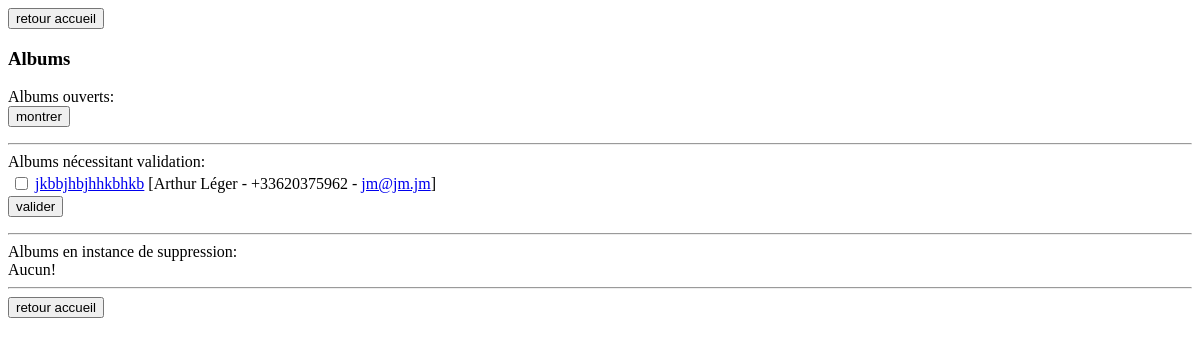
Before: /administration/album.php with the older database file.
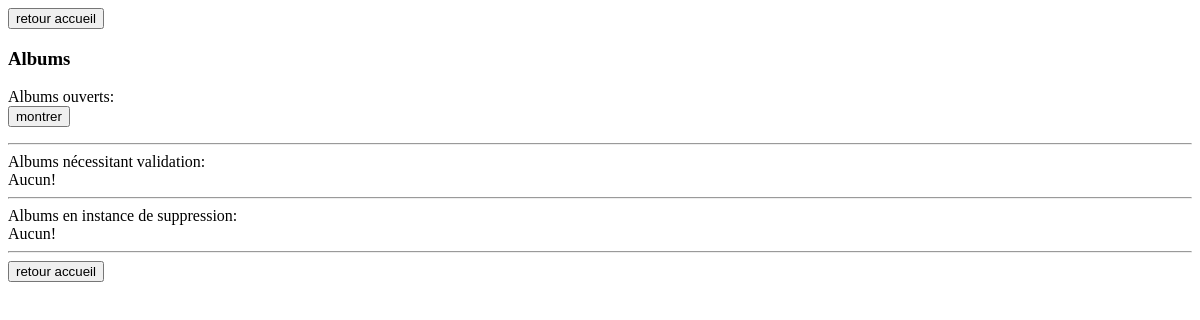
After: the same page with the newer database file.
### tables this page shows
CREATE TABLE IF NOT EXISTS `Album` (
  `albumID` int(10) unsigned NOT NULL auto_increment,
  `nom` varchar(50) NOT NULL default '',
  `isPublique` tinyint(1) NOT NULL,
  `id_photographe` mediumint(8) unsigned NOT NULL,
  `id_evenement` int(10) unsigned default NULL,
  `etat` smallint(5) unsigned NOT NULL default '0',
  `module` enum('a','jl','jm') NOT NULL default 'a',
  `gainTotal` float(7,2) NOT NULL default '0.00',
  `balance` float(7,2) NOT NULL default '0.00',
  `mailing` varchar(5000) NOT NULL default '',
  `date` datetime NOT NULL,
  PRIMARY KEY  (`albumID`),
  KEY `fk_album_photographe` (`id_photographe`),
  KEY `fk_album_evenement` (`id_evenement`)
);

CREATE TABLE IF NOT EXISTS `Adresse` (
  `adresseID` mediumint(8) unsigned NOT NULL auto_increment,
  `nom` varchar(30) NOT NULL default '',
  `prenom` varchar(30) NOT NULL default '',
  `nomRue` varchar(50) NOT NULL default '',
  `complement` varchar(50) NOT NULL default '',
  `ville` varchar(50) NOT NULL default '',
  `codePostal` varchar(5) NOT NULL default '',
  `id_utilisateur` mediumint(8) unsigned NOT NULL,
  PRIMARY KEY  (`adresseID`),
  KEY `fk_adresse_utilisateur` (`id_utilisateur`)
);

CREATE TABLE IF NOT EXISTS `Photographe` (
  `photographeID` mediumint(8) unsigned NOT NULL auto_increment,
  `nomEntreprise` varchar(50) NOT NULL default '',
  `siren` varchar(50) NOT NULL default '',
  `telephone` varchar(20) NOT NULL default '',
  `siteWeb` varchar(50) NOT NULL default '',
  `home` varchar(100) NOT NULL default '',
  `pourcentage` tinyint(3) unsigned NOT NULL default '70',
  `rib_b` varchar(10) NOT NULL default '',
  `rib_g` varchar(10) NOT NULL default '',
  `rib_c` varchar(20) NOT NULL default '',
  `rib_k` varchar(5) NOT NULL default '',
  `bic` varchar(20) NOT NULL default '',
  `iban` varchar(30) NOT NULL default '',
  `id_utilisateur` mediumint(8) unsigned NOT NULL,
  PRIMARY KEY  (`photographeID`),
  KEY `fk_photographe_user` (`id_utilisateur`)
);

CREATE TABLE IF NOT EXISTS `Utilisateur` (
  `utilisateurID` mediumint(8) unsigned NOT NULL auto_increment,
  `email` varchar(50) NOT NULL default '',
  `mdp` varchar(32) NOT NULL default '',
  `actif` tinyint(1) NOT NULL default '0',
  `dateInscription` datetime NOT NULL,
  PRIMARY KEY  (`utilisateurID`),
  UNIQUE KEY `email` (`email`)
);

### administration/album.php (the view, shortened to what the changed rows need)
<?php
$dir_administration_album_php = dirname(__FILE__);
include_once $dir_administration_album_php . "/../classes/modele/Album.class.php";
include $dir_administration_album_php . "/header.php";
?>
<form method="post" action="index.php">
	<input type="submit" value="retour accueil"/>
</form>
<h3>Albums</h3>
Albums ouverts:<br/>
<form target="blank" method="post" action="dispatcher.php">
	<input type="submit" value="montrer"/>
</form>
<hr/>
<span>Albums nécessitant validation:<br/>
<?php
$assocs = Album::getNDerniersAlbumsEtImageEtStringIDEtPhotographeEtEvenementEntreDates(0,NULL,NULL, false, 1);
if($assocs){
?>
<form action="dispatcher.php" method="POST">
	<table>
<?php
	foreach($assocs as $assoc){
		$album = $assoc["Album"];
		$stringid = $assoc['StringID'];
		$photographe = $assoc['Photographe'];
		echo "\t\t" . '<tr><td><input type="checkbox" name="albumID' . $album->getAlbumID() . '" value="albumID' . $album->getAlbumID() . '"/></td><td><a href="../viewalbum.php?al=' . $stringid->getStringID() . '">' . $album->getNom() . '</a></td>';
		echo '<td>[' . $photographe->getAdresse()->getPrenom() . ' ' . $photographe->getAdresse()->getNom() . ' - ' . $photographe->getTelephone() . ' - <a href="mailto:' . $photographe->getEmail() . '">' . $photographe->getEmail() . '</a>]</td></tr>' . "\n";
	}
?>
	</table>
	<input type="submit" value="valider"/>
</form>
<?php
}else{
?>
Aucun!<br/>
<?php
}
?>
</span>
<hr/>
<span>Albums en instance de suppression:<br/>
<?php
$assocs = Album::getNDerniersAlbumsEtImageEtStringIDEtPhotographeEtEvenementEntreDates(0,NULL,NULL, false, 3);
if($assocs){
?>
<form action="dispatcher.php" method="POST">
	<table>
<?php
	foreach($assocs as $assoc){
		$album = $assoc["Album"];
		$stringid = $assoc['StringID'];
		$photographe = $assoc['Photographe'];
		echo "\t\t" . '<tr><td><input type="checkbox" name="albumID' . $album->getAlbumID() . '" value="albumID' . $album->getAlbumID() . '"/></td><td><a href="../viewalbum.php?al=' . $stringid->getStringID() . '">' . $album->getNom() . '</a></td>';
		echo '<td>[' . $photographe->getAdresse()->getPrenom() . ' ' . $photographe->getAdresse()->getNom() . ' - ' . $photographe->getTelephone() . ' - <a href="mailto:' . $photographe->getEmail() . '">' . $photographe->getEmail() . '</a>]</td></tr>' . "\n";
	}
?>
	</table>
	<input type="hidden" name="action" value="activer_album"/>
	<input type="submit" value="activer"/>
</form>
<?php
}else{
?>
Aucun!<br/>
<?php
}
?>
<hr/>
<form method="post" action="index.php">
</form>
<?php
include $dir_administration_album_php . "/footer.php";
?>

Changed rows visible on the page:
removed album: nom "jkbbjhbjhhkbhkb", adresse.prenom "Arthur", adresse.nom "Léger", id_photographe.telephone "+33620375962", utilisateur.email "jm@jm.jm"
Other visible differences:
form field value: "valider" → (not shown)
text now shown: "Aucun!"
